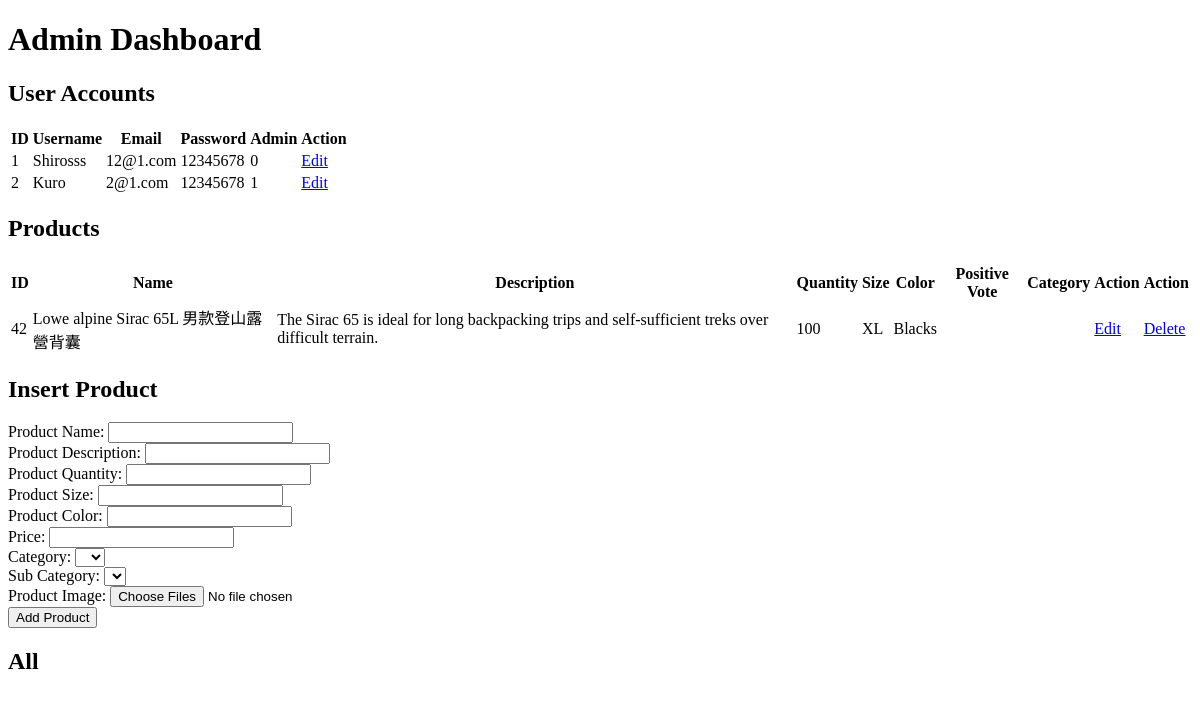
The page /admin_dashboard.php on the database as committed earlier.
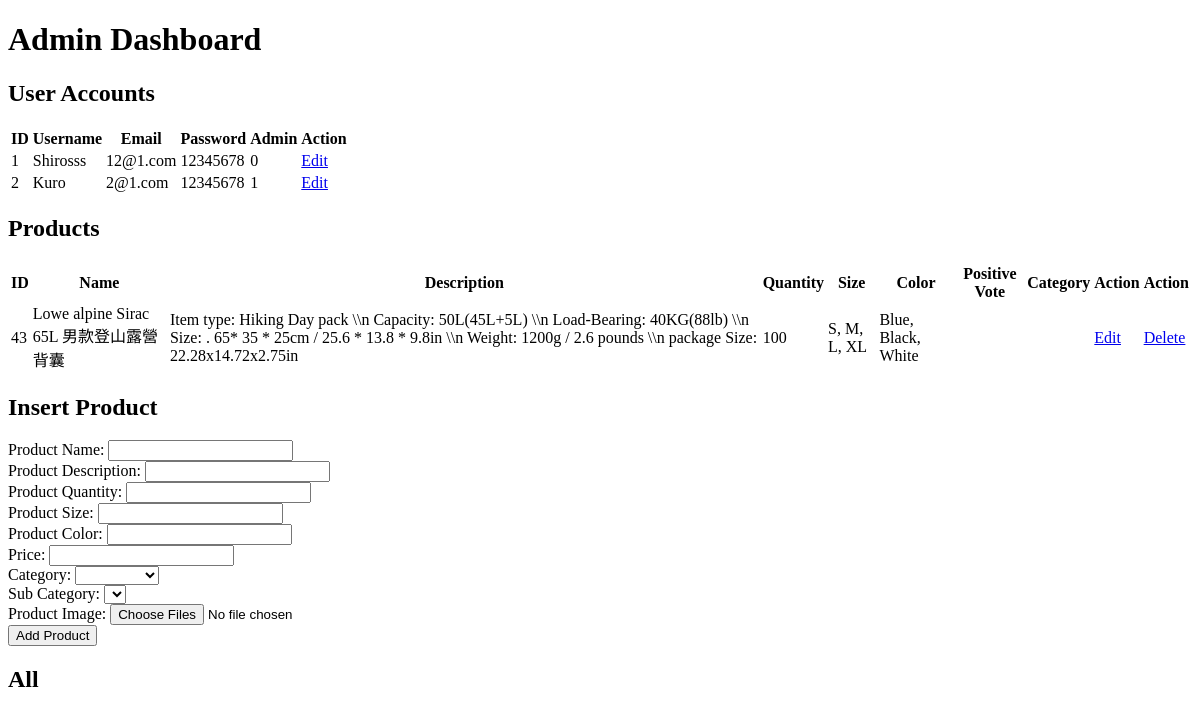
The same page on the database as committed later.
### tables this page shows
CREATE TABLE `users` (
  `UserID` int(11) NOT NULL,
  `Username` varchar(255) NOT NULL,
  `Email` varchar(255) DEFAULT NULL,
  `Password` varchar(255) DEFAULT NULL,
  `isAdmin` tinyint(1) DEFAULT NULL
);

CREATE TABLE `products` (
  `ProductID` int(11) NOT NULL,
  `ProductName` varchar(255) DEFAULT NULL,
  `ProductDescription` varchar(255) DEFAULT NULL,
  `ProductPrice` int(11) DEFAULT NULL,
  `ProductQuantity` int(11) DEFAULT NULL,
  `ProductSize` varchar(255) DEFAULT NULL,
  `ProductColor` varchar(255) DEFAULT NULL,
  `PositiveVote` int(11) DEFAULT NULL,
  `CategoryName` varchar(255) DEFAULT NULL,
  `SubCategoryName` varchar(255) DEFAULT NULL
);

### view_accounts.php (called while the page is built, shortened)
<?php
require_once("config/database.php");
function getAccounts()
{
    global $conn;
    $sql = "SELECT * FROM Users";
    $result = $conn->query($sql);
    $accounts = array();
    while ($row = $result->fetch_assoc()) {
        $accounts[] = $row;
    }
    return $accounts;
}
?>

### view_products.php (called while the page is built, shortened)
<?php
function viewProducts()
{
    include 'config/database.php';
    $sql = "SELECT * FROM Products";
    $result = mysqli_query($conn, $sql);
    $products = array();
    if (mysqli_num_rows($result) > 0) {
        while ($row = mysqli_fetch_assoc($result)) {
            $products[] = $row;
        }
    }
    return $products;
}
?>

### admin_dashboard.php (the view, shortened to what this page needs)
<!DOCTYPE html>
<html>
<head>
</head>
<body>
    <h1>Admin Dashboard</h1>
    <h2>User Accounts</h2>
    <?php
    require_once("view_accounts.php");
    $accounts = getAccounts();
    if (count($accounts) > 0) {
        echo "<table>";
        echo "<tr><th>ID</th><th>Username</th><th>Email</th><th>Password</th><th>Admin</th><th>Action</th></tr>";
        foreach ($accounts as $account) {
            echo "<tr><td>" . $account["UserID"] . "</td><td>" . $account["Username"] . "</td><td>" . $account["Email"] . "</td><td>" . $account["Password"] . "</td><td>" . $account["isAdmin"] . "</td><td><a href='edit_account.php?id=" . $account["UserID"] . "'>Edit</a></td></tr>";
        }
        echo "</table>";
    } else {
        echo "<p>No accounts found.</p>";
    }
    ?>
    <h2>Products</h2>
    <?php
    require_once("view_products.php");
    $products = viewProducts();
    if (count($products) > 0) {
        echo "<table>";
        echo "<tr><th>ID</th><th>Name</th><th>Description</th><th>Quantity</th><th>Size</th><th>Color</th><th>Positive Vote</th></th><th>Category</th><th>Action</th><th>Action</th></tr>";
        foreach ($products as $product) {
            echo "<tr><td>" . $product["ProductID"] . "</td><td>" . $product["ProductName"] . "</td><td>" . $product["ProductDescription"] . "</td><td>" . $product["ProductQuantity"] . "</td><td>" . $product["ProductSize"] . "</td><td>" . $product["ProductColor"] . "</td><td>" . $product["PositiveVote"] . "</td><td>" . $product["CategoryID"] . "</td><td><a href='edit_product.php?id=" . $product["ProductID"] . "'>Edit</a></td><td><a href='deleteProduct.php?name=" . $product["ProductName"] . "'>Delete</a></td></tr>";
        }
        echo "</table>";
    } else {
        echo "<p>No products found.</p>";
    }
    ?>
    <h2>Insert Product</h2>
    <form action="insertProduct.php" method="POST" enctype="multipart/form-data">
        <label for="productName">Product Name:</label>
        <input type="text" name="productName" required><br>
        <label for="productDescription">Product Description:</label>
        <input type="text" name="productDescription" required><br>
        <label for="productQuantity">Product Quantity:</label>
        <input type="number" name="productQuantity" required><br>
        <label for="productSize">Product Size:</label>
        <input type="text" name="productSize"><br>
        <label for="productColor">Product Color:</label>
        <input type="text" name="productColor"><br>
        <label for="productPrice">Price:</label>
        <input type="number" name="productPrice" required><br>
        <label for="category">Category:</label>
        <select id="category" type="select" name="category" onchange="myFunction()" required>
            <option value=""></option>
            <?php
            require("config/database.php");
            $viewSQL = "SELECT * FROM categories";
            $res = mysqli_query($conn, $viewSQL);
            if (mysqli_num_rows($res) > 0) {
                while ($categories = mysqli_fetch_assoc($res)) {
                    echo "<option value='" . $categories['CategoryName'] . "'>" . $categories['CategoryName'] . "</option>";
                }
            }
            ?>
        </select><br>
        <label for="subCategory">Sub Category:</label>
        <select id="subCategory" type="select" name="subCategory" required>
        </select><br>
        <label for="productImage[]">Product Image:</label>
        <input type="file" name="productImage[]" multiple><br>
        <input type="submit" name="submit" value="Add Product">
    </form>
    <h2>All</h2>
</body>
</html>

Rows that differ between the two databases and show on the page:
removed products: ProductID "42", ProductName "Lowe alpine Sirac 65L 男款登山露營背囊", ProductDescription "The Sirac 65 is ideal for long backpacking trips and self-sufficient treks over difficult terrain.", ProductQuantity "100", ProductSize "XL", ProductColor "Blacks"
added products: ProductID "43", ProductName "Lowe alpine Sirac 65L 男款登山露營背囊", ProductDescription "Item type: Hiking Day pack \\\\n Capacity: 50L(45L+5L) \\\\n Load-Bearing: 40KG(88lb) \\\\n Size: . 65* 35 * 25cm / 25.6 * 13.8 * 9.8in \\\\n Weight: 1200g / 2.6 pounds \\\\n package Size: 22.28x14.72x2.75in", ProductQuantity "100", ProductSize "S, M, L, XL", ProductColor "Blue, Black, White"
